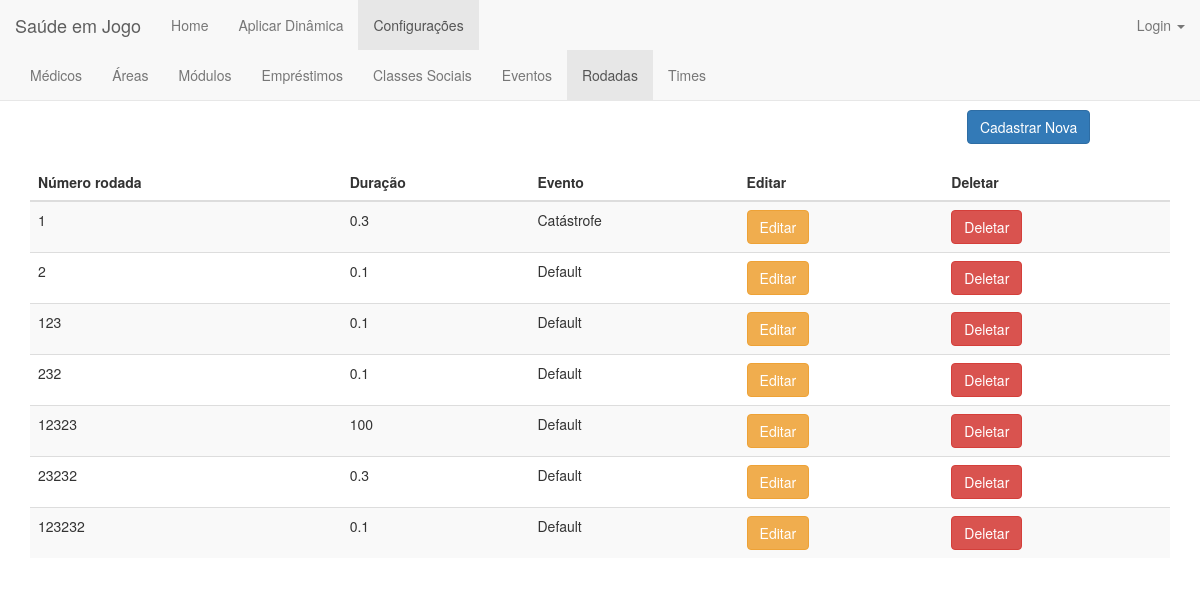
/rodada/, run on an earlier commit of the app's database.
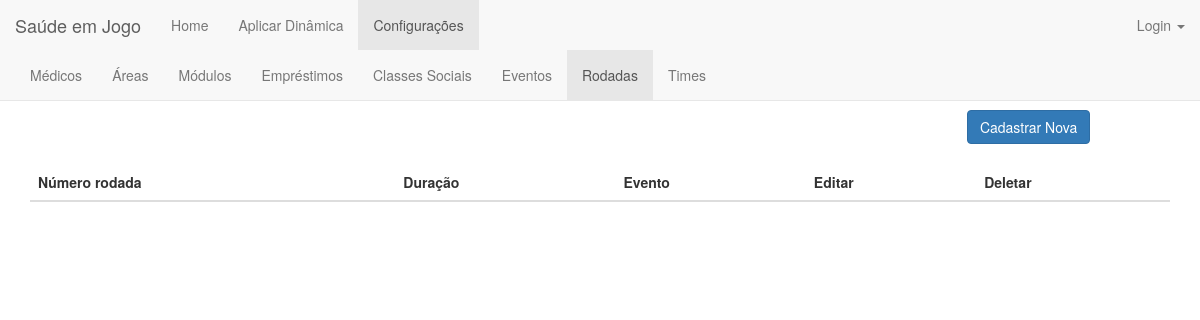
And on a later commit of the database.
### jogo/models.py (models this page shows, shortened)
class Rodada(models.Model):
    verbose_name = 'rodada'
    verbose_name_plural = 'rodadas'
    numeroRodada = models.IntegerField(validators=[MinValueValidator(1)])
    duracao = models.FloatField(validators=[MinValueValidator(0)])
    evento = models.ForeignKey(Evento, on_delete=models.CASCADE, default=1)

class Evento(models.Model):
    class Meta:
        verbose_name = 'evento'
        verbose_name_plural = 'eventos'
    nome = models.CharField(max_length=50)

### jogo/views.py (the view)
# urls.py: url(r'^rodada/$', views.rodada_index, name='rodada_index'),
def rodada_index(request):
    rodadas = Rodada.objects.order_by('numeroRodada')
    return render(request, 'rodada/rodada_index.html', {'rodadas':rodadas})

### jogo/templates/rodada/rodada_index.html (shortened to what this page needs)
{% extends 'jogo/base_configuracoes.html' %}
{% load staticfiles %}
{% block rodada %}class="active"{% endblock %}
{% block body %}
    <div class="container">
        <center><h1>Rodadas</h1></center>
        <div align="right" style="margin-right: 7%">
            <a href="{% url 'jogo:rodada_new' %}"><button type="submit" class="btn btn-primary">Cadastrar Nova</button></a>
        </div>
        <br>
        <table class="table table-striped">
        <thead>
            <tr>
                <th>Número rodada</th>
                <th>Duração</th>
                <th>Evento</th>
                <th>Editar</th>
                <th>Deletar</th>
            </tr>
        </thead>
        <tbody>
            {% for rodada in rodadas %}
                <tr>
                    <td>{{rodada.numeroRodada}}</td>
                    <td>{{rodada.duracao}}</td>
                    <td>{{rodada.evento.nome}}</td>
                    <td><a href="{% url 'jogo:rodada_edit' rodada.id %}"><button type="button" class="btn btn-warning">Editar</button></a></td>
                <td><a href="{% url 'jogo:rodada_delete' rodada.id %}"><button type="button" class="btn btn-danger">Deletar</button></a></td>
                </tr>
            {% endfor %}
        </tbody>
        </table>
    </div>
{% endblock body %}

### jogo/templates/jogo/base_configuracoes.html (shortened to what this page needs)
{% extends 'base.html' %}
{% block base_configuracoes %}class="active"{% endblock %}
{% block base_configuracoes_navbar %}
        <div class="container-fluid">
            <div class="collapse navbar-collapse" id="bs-example-navbar-collapse-1">
                <ul class="nav navbar-nav">
                     <li {% block medico %}{% endblock %}><a href="{% url 'jogo:medico_index' %}">Médicos{% block medico_span %}{% endblock %}</a></li>
                   <li {% block area %}{% endblock %}><a href="{% url 'jogo:area_index' %}">Áreas{% block area_span %}{% endblock %}</a></li>
                    <li {% block modulo %}{% endblock %}><a href="{% url 'jogo:modulo_index' %}">Módulos{% block modulo_span %}{% endblock %}</a></li>
                    <li {% block emprestimo %}{% endblock %}><a href="{% url 'jogo:emprestimo_index' %}">Empréstimos{% block emprestimo_span %}{% endblock %}</a></li>
                    <li {% block classe_social %}{% endblock %}><a href="{% url 'jogo:classe_social_index' %}">Classes Sociais{% block classe_social_span %}{% endblock %}</a></li>
                    <li {% block evento %}{% endblock %}><a href="{% url 'jogo:evento_index' %}">Eventos{% block evento_span %}{% endblock %}</a></li>
                    <li {% block rodada %}{% endblock %}><a href="{% url 'jogo:rodada_index' %}">Rodadas{% block rodada_span %}{% endblock %}</a></li>
                    <li {% block time %}{% endblock %}><a href="{% url 'jogo:time_index' %}">Times{% block time_span %}{% endblock %}</a></li>
                </ul>
            </div>
        </div>
{% endblock %}

### jogo/templates/base.html (shortened to what this page needs)
{% load staticfiles %}
<!DOCTYPE html>
<html lang="en">
<head>
    <link rel="stylesheet" href="{% static 'css/bootstrap.min.css' %}">
</head>
<body>
    <nav class="navbar navbar-default navbar-fixed-top">
        <div class="container-fluid">
            <div class="navbar-header">
                <a class="navbar-brand" href="#">Saúde em Jogo</a>
            </div>
            <div class="collapse navbar-collapse" id="bs-example-navbar-collapse-1">
                <ul class="nav navbar-nav">
                    <li {% block home %}{% endblock %}><a href="{% url 'jogo:index' %}">Home{% block home_span %}{% endblock %}</a></li>
                    <li {% block base_aplicar_dinamica %}{% endblock %}><a href="{% url 'jogo:base_aplicar_dinamica' %}">Aplicar Dinâmica{% block base_aplicar_dinamica_span %}{% endblock %}</a></li>
                    <li {% block base_configuracoes %}{% endblock %}><a href="{% url 'jogo:base_configuracoes' %}">Configurações{% block base_configuracoes_span %}{% endblock %}</a></li>
                </ul>
                <ul class="nav navbar-nav navbar-right">
                    <li class="dropdown">
                        <a href="#" class="dropdown-toggle" data-toggle="dropdown" role="button" aria-haspopup="true" aria-expanded="false">Login <span class="caret"></span></a>
                    </li>
                </ul>
            </div>
        </div>
    {% block base_configuracoes_navbar %}{% endblock %}
    </nav>
    <br><br>
{% block body %}
{% endblock %}
</body>
</html>

What changed in the data, as far as the page shows it:
removed Rodada: numeroRodada "1", duracao "0.3", evento.nome "Catástrofe"
removed Rodada: numeroRodada "2", duracao "0.1", evento.nome "Default"
removed Rodada: numeroRodada "123", duracao "0.1", evento.nome "Default"
removed Rodada: numeroRodada "232", duracao "0.1", evento.nome "Default"
removed Rodada: numeroRodada "12323", duracao "100", evento.nome "Default"
removed Rodada: numeroRodada "23232", duracao "0.3", evento.nome "Default"
removed Rodada: numeroRodada "123232", duracao "0.1", evento.nome "Default"
